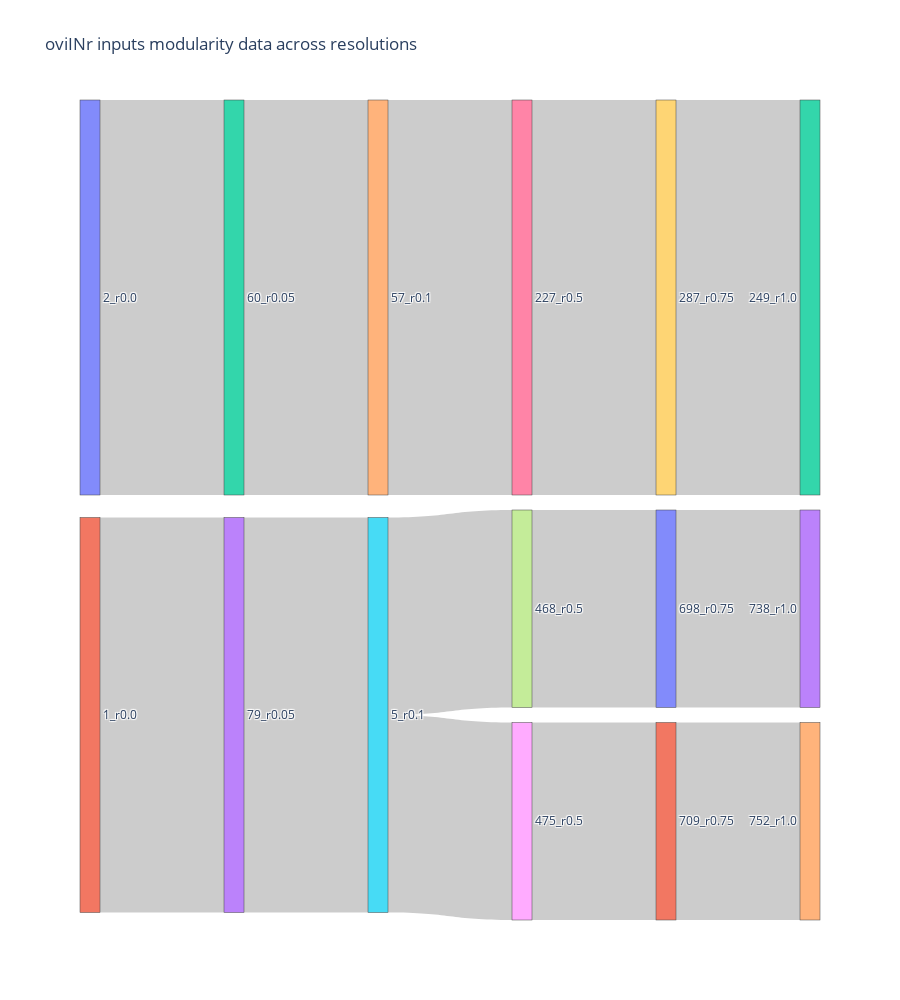

Notebook code for this chart:
### Code cell
import plotly.graph_objects as go

fig = go.Figure(data=[go.Sankey(
    node = dict(
        pad = 15,
        thickness=20,
        #line=dict(color='blue', width=0.5),
        label = nodes,
        #color='green'
    ),
    link = dict(
        source= links_dict['source'],
        target = links_dict['target'],
        value = links_dict['value']
    )
    
)
])
fig.update_layout(title='oviINr inputs modularity data across resolutions', height=1000)
fig.show()

### Figure 1 — Plotly figure (JSON) as saved in the notebook; plotly's stock layout.template omitted (floating-point values rounded to 4 significant figures)
{"data": [{"link": {"source": [1, 0, 2, 3, 4, 5, 5, 6, 7, 8, 9, 10, 11], "target": [3, 2, 4, 5, 6, 7, 8, 9, 10, 11, 12, 13, 14], "value": [2, 2, 2, 2, 2, 1, 1, 2, 1, 1, 2, 1, 1]}, "node": {"label": ["2_r0.0", "1_r0.0", "60_r0.05", "79_r0.05", "57_r0.1", "5_r0.1", "227_r0.5", "468_r0.5", "475_r0.5", "287_r0.75", "698_r0.75", "709_r0.75", "249_r1.0", "738_r1.0", "752_r1.0"], "pad": 15, "thickness": 20}, "type": "sankey"}], "layout": {"height": 1000, "title": {"text": "oviINr inputs modularity data across resolutions"}}}
